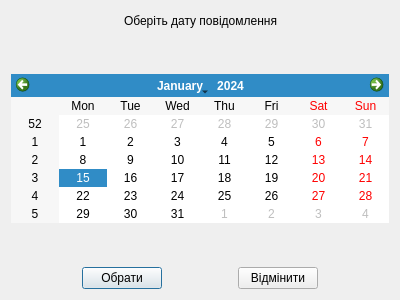
<?xml version="1.0" encoding="UTF-8"?>
<ui version="4.0">
 <class>Calendar</class>
 <widget class="QDialog" name="Calendar">
  <property name="geometry">
   <rect>
    <x>0</x>
    <y>0</y>
    <width>400</width>
    <height>300</height>
   </rect>
  </property>
  <property name="windowTitle">
   <string>Dialog</string>
  </property>
  <layout class="QGridLayout" name="gridLayout">
   <item row="0" column="0">
    <layout class="QVBoxLayout" name="verticalLayout_5">
     <item>
      <layout class="QHBoxLayout" name="horizontalLayout_13">
       <item>
        <spacer name="horizontalSpacer_11">
         <property name="orientation">
          <enum>Qt::Horizontal</enum>
         </property>
         <property name="sizeHint" stdset="0">
          <size>
           <width>40</width>
           <height>20</height>
          </size>
         </property>
        </spacer>
       </item>
       <item>
        <widget class="QLabel" name="label_calendar_name">
         <property name="styleSheet">
          <string notr="true"/>
         </property>
         <property name="text">
          <string>Оберiть дату повiдомлення</string>
         </property>
        </widget>
       </item>
       <item>
        <spacer name="horizontalSpacer_12">
         <property name="orientation">
          <enum>Qt::Horizontal</enum>
         </property>
         <property name="sizeHint" stdset="0">
          <size>
           <width>40</width>
           <height>20</height>
          </size>
         </property>
        </spacer>
       </item>
      </layout>
     </item>
     <item>
      <spacer name="verticalSpacer_2">
       <property name="orientation">
        <enum>Qt::Vertical</enum>
       </property>
       <property name="sizeHint" stdset="0">
        <size>
         <width>20</width>
         <height>40</height>
        </size>
       </property>
      </spacer>
     </item>
     <item>
      <layout class="QHBoxLayout" name="horizontalLayout_15">
       <item>
        <widget class="QCalendarWidget" name="calendarWidget"/>
       </item>
      </layout>
     </item>
     <item>
      <spacer name="verticalSpacer">
       <property name="orientation">
        <enum>Qt::Vertical</enum>
       </property>
       <property name="sizeHint" stdset="0">
        <size>
         <width>20</width>
         <height>40</height>
        </size>
       </property>
      </spacer>
     </item>
     <item>
      <layout class="QHBoxLayout" name="horizontalLayout_14">
       <item>
        <spacer name="horizontalSpacer_13">
         <property name="orientation">
          <enum>Qt::Horizontal</enum>
         </property>
         <property name="sizeHint" stdset="0">
          <size>
           <width>40</width>
           <height>20</height>
          </size>
         </property>
        </spacer>
       </item>
       <item>
        <widget class="QPushButton" name="OkButton">
         <property name="text">
          <string>Обрати</string>
         </property>
        </widget>
       </item>
       <item>
        <spacer name="horizontalSpacer_14">
         <property name="orientation">
          <enum>Qt::Horizontal</enum>
         </property>
         <property name="sizeHint" stdset="0">
          <size>
           <width>40</width>
           <height>20</height>
          </size>
         </property>
        </spacer>
       </item>
       <item>
        <widget class="QPushButton" name="CancelButton">
         <property name="text">
          <string>Вiдмiнити</string>
         </property>
        </widget>
       </item>
       <item>
        <spacer name="horizontalSpacer_15">
         <property name="orientation">
          <enum>Qt::Horizontal</enum>
         </property>
         <property name="sizeHint" stdset="0">
          <size>
           <width>40</width>
           <height>20</height>
          </size>
         </property>
        </spacer>
       </item>
      </layout>
     </item>
    </layout>
   </item>
  </layout>
 </widget>
 <resources/>
 <connections/>
</ui>
